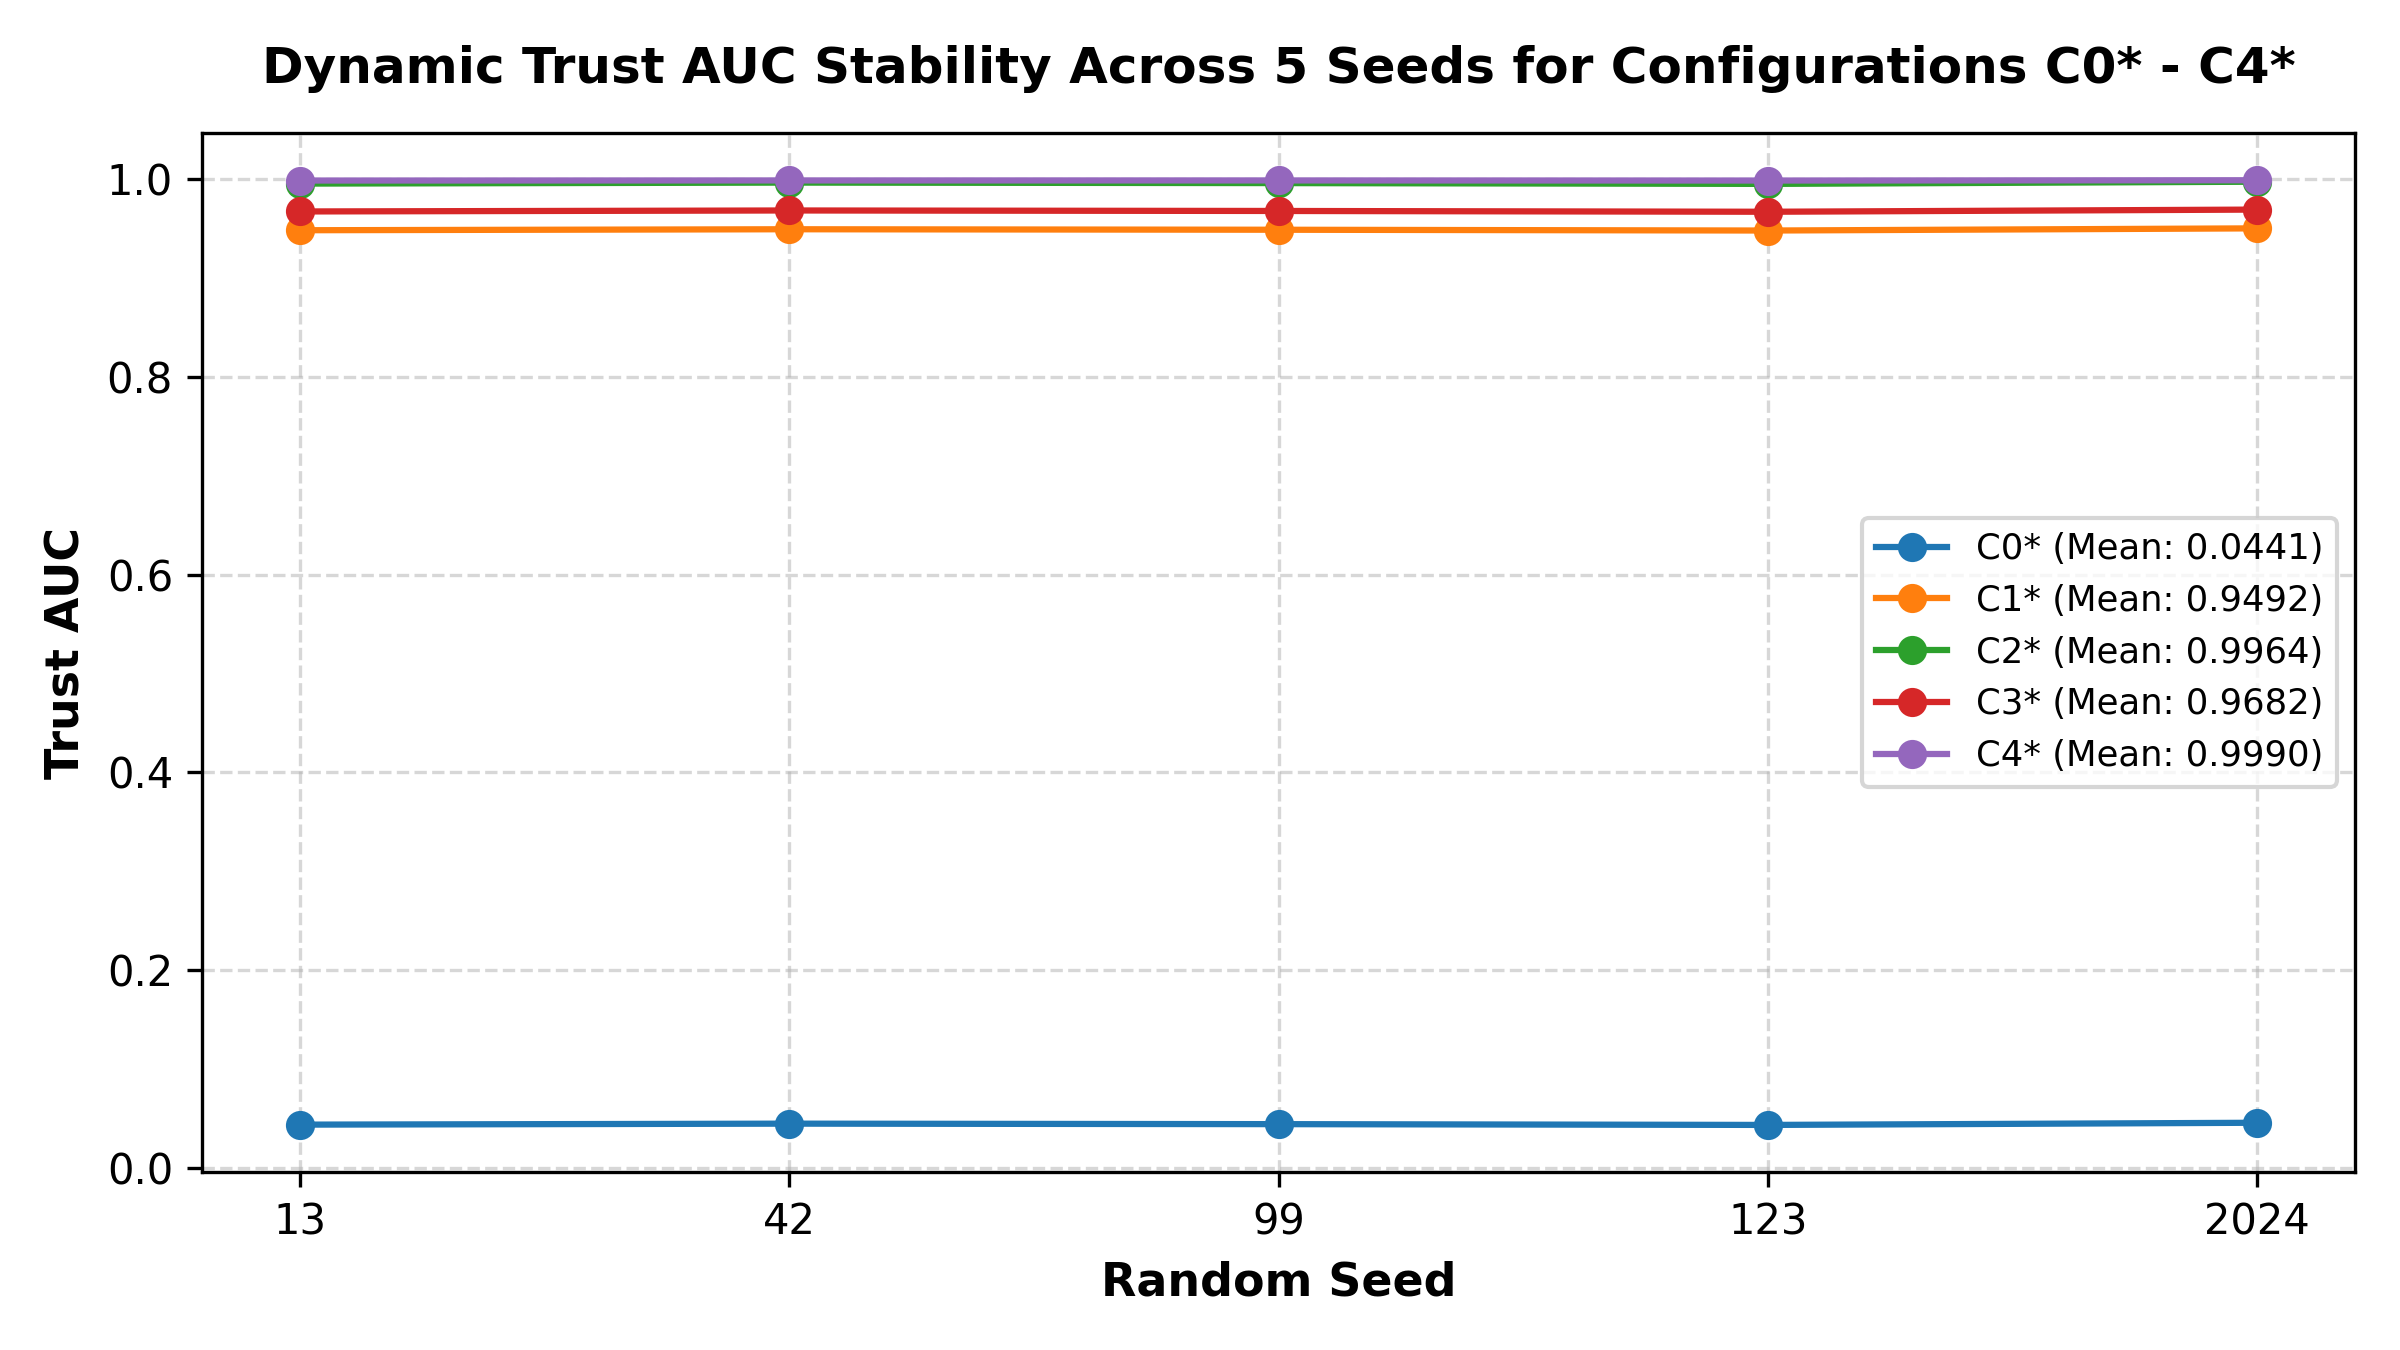

The Python source for this figure:
import pandas as pd
import matplotlib
matplotlib.use("Agg")
import matplotlib.pyplot as plt

df = pd.read_csv("experiments/E15_five_seed_trust/results.csv")
configs = df["Config"].unique()

plt.figure(figsize=(8, 4.5), dpi=300)
for cfg in configs:
    sub = df[df["Config"] == cfg]
    plt.plot([str(s) for s in sub["seed"]], sub["AUC"], marker="o", label=f"{cfg} (Mean: {sub['AUC'].mean():.4f})")
plt.xlabel("Random Seed", fontsize=11, fontweight="bold")
plt.ylabel("Trust AUC", fontsize=11, fontweight="bold")
plt.title("Dynamic Trust AUC Stability Across 5 Seeds for Configurations C0* - C4*", fontsize=12, fontweight="bold", pad=12)
plt.legend(loc="center right", fontsize=8.5)
plt.grid(True, linestyle="--", alpha=0.5)
plt.tight_layout()
plt.savefig("experiments/E15_five_seed_trust/plot.png", dpi=300)
plt.close()
print("Saved experiments/E15_five_seed_trust/plot.png")
